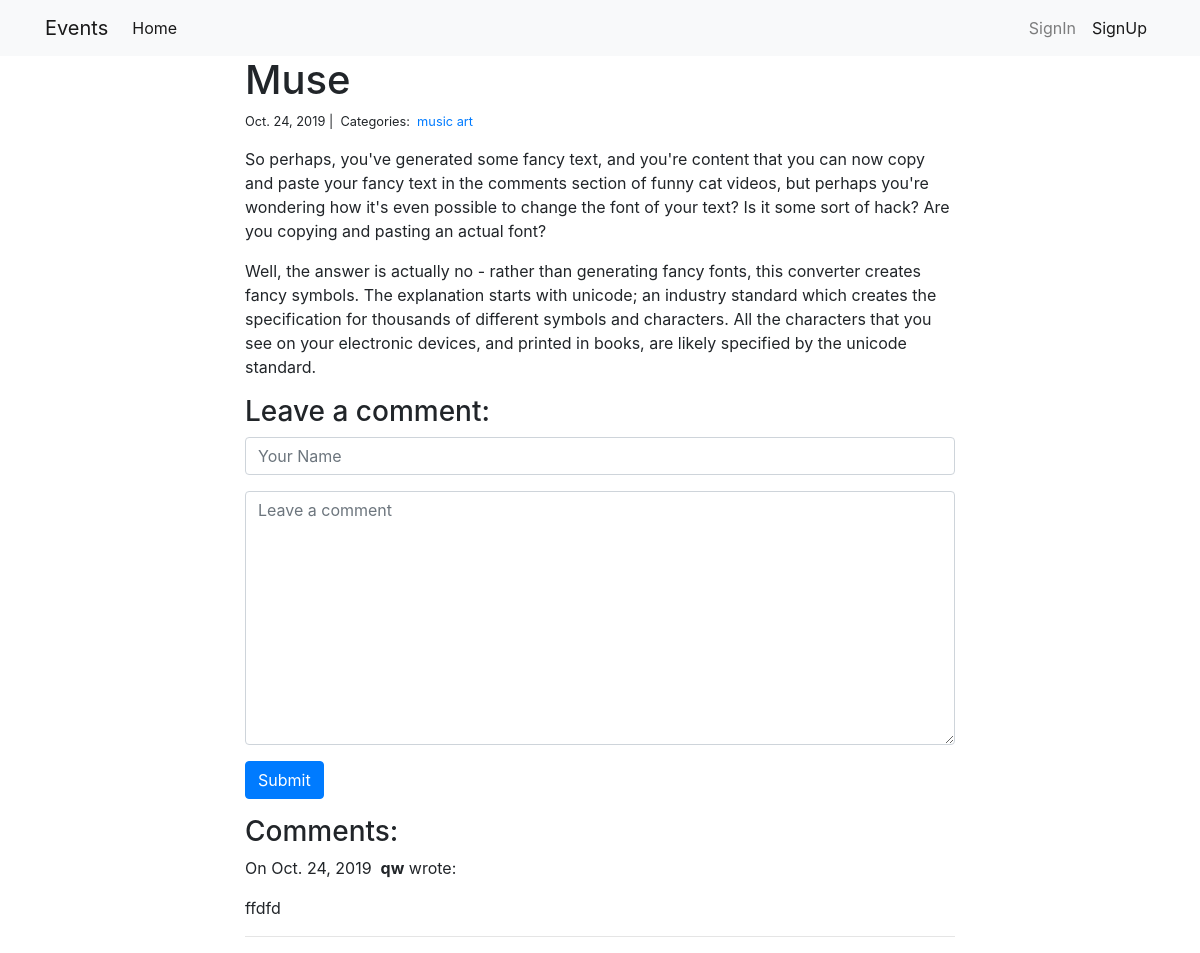
Page /3/ on the earlier database version.
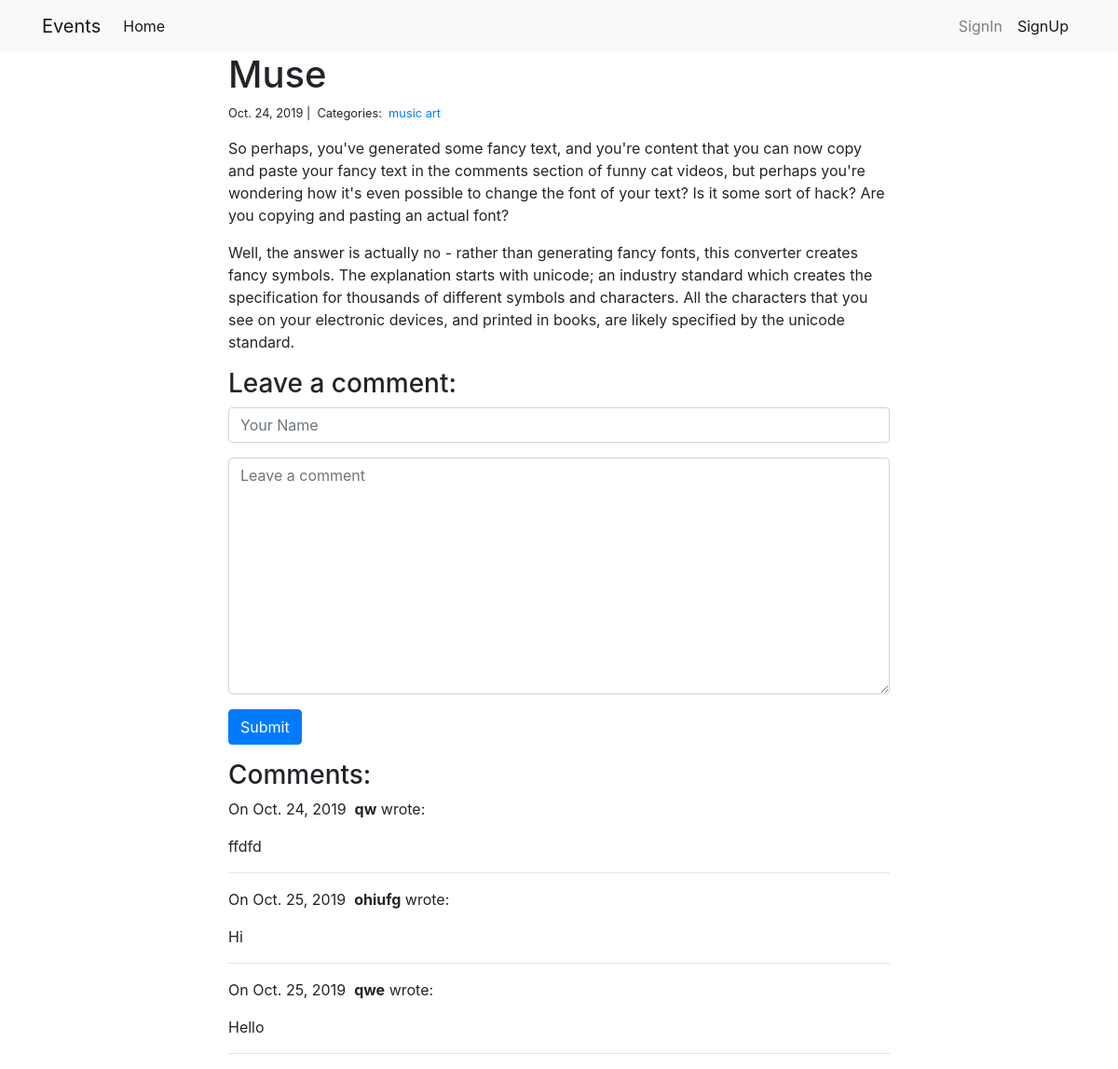
Same page on the later database version.
### blog/models.py (models this page shows, shortened)
class Category(models.Model):
    id = models.AutoField(primary_key=True)
    name = models.CharField(max_length=20)

class Comment(models.Model):
    author = models.CharField(max_length=60)
    body = models.TextField()
    created_on = models.DateTimeField(auto_now_add=True)
    post = models.ForeignKey('Post', on_delete=models.CASCADE)

### blog/views.py (the view, shortened to what this page needs)
# urls.py: path("<int:pk>/", views.blog_detail, name='blog_detail'),
def blog_detail(request, pk):
    post = Post.objects.get(pk=pk)
    form = CommentForm()
    comments = Comment.objects.filter(post=post)
    context = {
        'post': post,
        'comments': comments,
        'form': form
    }
    return render(request, 'blog_detail.html', context)

### blog/forms.py
class CommentForm(forms.Form):
    author = forms.CharField(
        max_length=60,
        widget=forms.TextInput(attrs={
            "class": "form-control",
            "placeholder": "Your Name"
        }))
    body = forms.CharField(widget=forms.Textarea(
        attrs={
            "class": "form-control",
            "placeholder": "Leave a comment"
        }))

### blog/templates/blog_detail.html (shortened to what this page needs)
{% extends "base.html" %}
{% block page_content %}
<div class="col-md-8 offset-md-2">
    <h1>{{ post.title }}</h1>
    <small>
        {{ post.created_on.date }} |&nbsp;
        Categories:&nbsp;
        {% for category in post.categories.all %}
            <a href="{% url 'blog_category' category.name %}">
                {{ category.name }}
            </a>
        {% endfor %}
    </small>
    <p>{{ post.body | linebreaks }}</p>
    <h3>Leave a comment:</h3>
    <form action="/{{ post.pk }}/" method="post">
        <div class="form-group">
            {{ form.author }}
        </div>
        <div class="form-group">
            {{ form.body }}
        </div>
        <button type="submit" class="btn btn-primary">Submit</button>
    </form>
    <h3>Comments:</h3>
    {% for comment in comments %}
    <p>
        On {{ comment.created_on.date }}&nbsp;
        <b>{{ comment.author }}</b> wrote:
    </p>
    <p>{{ comment.body }}</p>
    <hr>
    {% endfor %}
</div>
{% endblock %}

Differences in the rows shown:
added Comment: created_on "Oct. 25, 2019", author "ohiufg", body "Hi"
added Comment: created_on "Oct. 25, 2019", author "qwe", body "Hello"
